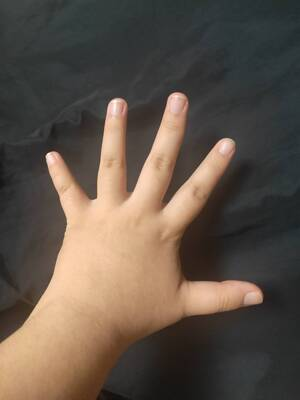
#> input picture finger11.jpg, 300 x 400 px
$ python main.py   (older library calls are emulated)
#> lines starting #> are read from the running program, lines starting #| are printed output that depends on the picture; after the words box and inside, x2 and y2 are one past the last pixel; in counts of white or black regions, pixels touching at a corner belong together
#> further down, img is the input picture: shape (400, 300, 3); mean B, G, R 72.8, 83.6, 96.1
from cv2 import cv2
import numpy as np
import os

def get_hsv(value):
    h = s = v = np.float32(0)
    value = np.float32(value) / 255.0
    b,g,r = value
    max_ = np.max(value)
    min_ = np.min(value)
    # h
    if max_ == min_:
        h = 0
    elif max_ == r and g >= b:
        h = 60 * (g - b) / (max_ - min_)
    elif max_ == r and g < b:
        h = 60 * (g - b) / (max_ - min_) + 360
    elif max_ == g:
        h = 60 * (b - r) / (max_ - min_) + 120
    elif max_ == b:
        h = 60 * (r - g) / (max_ - min_) + 240
    # s
    if max_ == 0:
        s = 0
    else:
        s = 1 - min_ / max_
    # v
    v = max_
    h = np.uint8(h / 360 * 180)
    s = np.uint8(s * 255)
    v = np.uint8(v * 255)

    return np.array([h,s,v])

def bgr_to_hsv(img):
    canvas = np.zeros_like(img,np.uint8)
    for y in range(img.shape[0]):
        for x in range(img.shape[1]):
            canvas[y,x] = get_hsv(img[y,x])
#> this loop made 400 passes
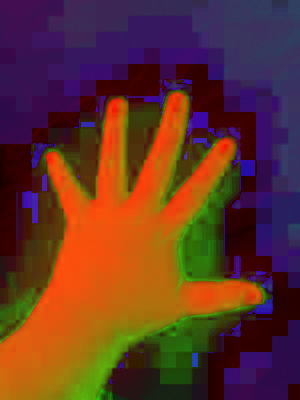
#> canvas: shape (400, 300, 3); mean B, G, R 41.4, 52.4, 98.2
    return canvas

def click(event,x,y,flags,param):
    if event == cv2.EVENT_LBUTTONDOWN:
        print(param[y,x])

def inRange(img,lower,upper):
    img = np.where((
        lower[0] <= img[...,0]) &\
        (img[...,0] <= upper[0]) &\
        (lower[1] <= img[...,1]) &\
        (img[...,1] <= upper[1]) &\
        (lower[2] <= img[...,2]) &\
        (img[...,2] <= upper[2]),
        255,
        0
    )
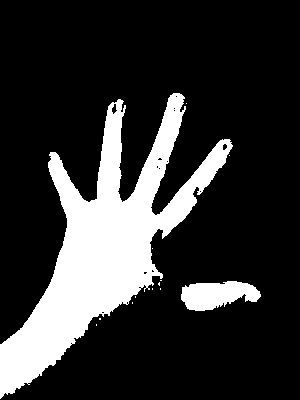
#> img: shape (400, 300) int64; 19.5% white; 13 white regions (11 under 20 px), largest, box (x1, y1, x2, y2) and area: (0, 93, 233, 399) 21772, (181, 281, 261, 311) 1659
    img = np.uint8(img)
#| (400, 300)
    return img

def dilate(img,iteration = 1):
    # [10 lines of commented-out code are left out]
    canvas = img.copy()
    # img = np.pad(img,1,mode = 'constant')
    H = img.shape[0]
    W = img.shape[1]
    kernel = np.array(((0, 255, 0),(255, 0, 255),(0, 255, 0)), dtype=np.int)
    for y in range(1,H - 1):
        for x in range(1,W - 1):
            region = img[y - 1:y + 2,x - 1:x + 2]
            region = np.bitwise_and(region,kernel)
            canvas[y - 1,x - 1] = np.max(region)
    return canvas

def erode(img,iteration = 1):
    canvas = np.zeros_like(img)
    img = np.pad(img,1,mode = 'constant')
    kernel = np.ones((3,3),np.uint8) * 255
    for _ in range(iteration):
        for y in range(1,img.shape[0] - 1):
            for x in range(1,img.shape[1] - 1):
                region = img[y - kernel.shape[0] // 2:y + kernel.shape[0] // 2 + 1,x - kernel.shape[1] // 2:x + kernel.shape[1] // 2 + 1]
                region = np.bitwise_and(region,kernel)
                canvas[y - 1,x - 1] = np.min(region)
    return canvas

def morph_open(img,iteration = 1):
    for _ in range(iteration):
        img = erode(img)
        img = dilate(img)
    return img

def morph_close(img,iteration = 1):
#> called with iteration = 1
    for _ in range(iteration):
        img = dilate(img)
        img = erode(img)
#> this loop made 1 pass
#> pass 1, in erode, `img = np.pad(img,1,mode = 'constant')`:
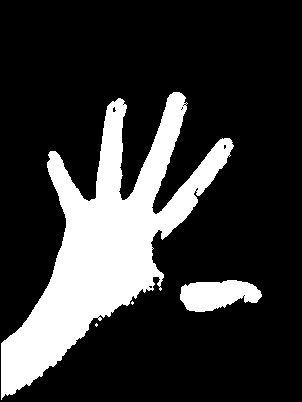
#> img: shape (402, 302); 20.6% white; 4 white regions (2 under 20 px), largest, box (x1, y1, x2, y2) and area: (1, 92, 234, 400) 23138, (180, 280, 262, 312) 1864
#> pass 1, in morph_close, `img = erode(img)`:
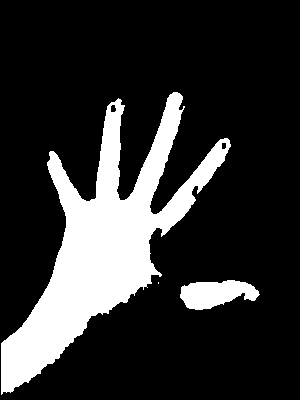
#> img: shape (400, 300); 19% white; 3 white regions (1 under 20 px), largest, box (x1, y1, x2, y2) and area: (1, 92, 231, 395) 21206, (180, 280, 260, 310) 1606
    return img

img = cv2.imread('finger11.jpg')
img = cv2.resize(img,(img.shape[1],img.shape[0]))
hsv_img = bgr_to_hsv(img)
hsv_bin_img = inRange(hsv_img,[0,40,190],[50,150,255])
print(hsv_bin_img.shape)
hsv_bin_img1 = morph_close(hsv_bin_img,1)
hsv_bin_img2 = morph_open(hsv_bin_img,1)
#> the loop in morph_open, `for _ in range(iteration):` made 1 pass
#> pass 1, in erode (call 2), `img = np.pad(img,1,mode = 'constant')`:
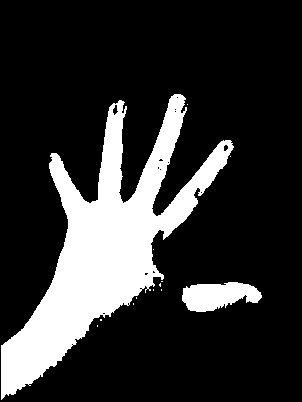
#> img: shape (402, 302); 19.3% white; 13 white regions (11 under 20 px), largest, box (x1, y1, x2, y2) and area: (1, 94, 234, 400) 21772, (182, 282, 262, 312) 1659
#> pass 1, in morph_open, `img = erode(img)`:
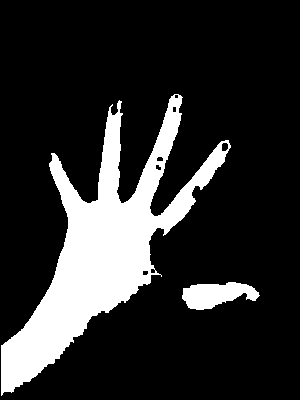
#> img: shape (400, 300); 17.6% white; 2 white regions, box (x1, y1, x2, y2) and area: (1, 94, 231, 396) 19756, (182, 282, 260, 310) 1398
#> pass 1, in morph_open, `img = dilate(img)`:
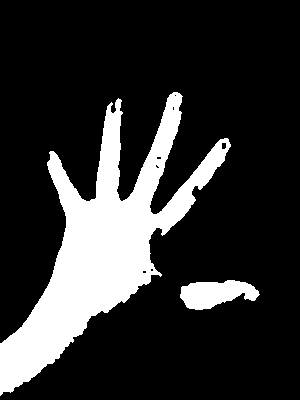
#> img: shape (400, 300); 18.9% white; 2 white regions, box (x1, y1, x2, y2) and area: (0, 92, 231, 396) 21089, (180, 280, 260, 310) 1584
# [6 lines of commented-out code are left out]
cv2.imshow('hsv1',hsv_bin_img1)
cv2.imshow('hsv2',hsv_bin_img2)
# cv2.imshow('bgr',bgr_bin_img)
cv2.waitKey(0)
cv2.destroyAllWindows()
